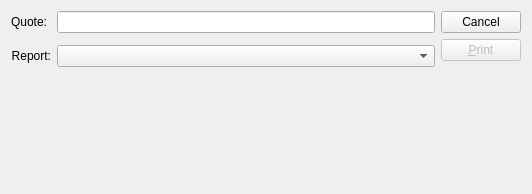
<?xml version="1.0" encoding="UTF-8"?>
<ui version="4.0">
 <comment>This file is part of the xTuple ERP: PostBooks Edition, a free and
open source Enterprise Resource Planning software suite,
Copyright (c) 1999-2010 by OpenMFG LLC, d/b/a xTuple.
It is licensed to you under the Common Public Attribution License
version 1.0, the full text of which (including xTuple-specific Exhibits)
is available at www.xtuple.com/CPAL.  By using this software, you agree
to be bound by its terms.</comment>
 <class>printQuote</class>
 <widget class="QDialog" name="printQuote">
  <property name="geometry">
   <rect>
    <x>0</x>
    <y>0</y>
    <width>532</width>
    <height>194</height>
   </rect>
  </property>
  <property name="windowTitle">
   <string>Print Quote</string>
  </property>
  <layout class="QGridLayout" name="_2">
   <item row="0" column="0">
    <layout class="QFormLayout" name="formLayout">
     <item row="2" column="0">
      <widget class="XLabel" name="_numberLit">
       <property name="text">
        <string>Quote:</string>
       </property>
       <property name="alignment">
        <set>Qt::AlignRight|Qt::AlignTrailing|Qt::AlignVCenter</set>
       </property>
       <property name="buddy">
        <cstring>_number</cstring>
       </property>
      </widget>
     </item>
     <item row="5" column="1">
      <widget class="XComboBox" name="_report">
       <property name="sizePolicy">
        <sizepolicy hsizetype="Expanding" vsizetype="Fixed">
         <horstretch>0</horstretch>
         <verstretch>0</verstretch>
        </sizepolicy>
       </property>
       <property name="type">
        <enum>XComboBox::Reports</enum>
       </property>
      </widget>
     </item>
     <item row="6" column="1">
      <spacer name="Spacer4">
       <property name="orientation">
        <enum>Qt::Vertical</enum>
       </property>
       <property name="sizeType">
        <enum>QSizePolicy::Expanding</enum>
       </property>
       <property name="sizeHint" stdset="0">
        <size>
         <width>20</width>
         <height>20</height>
        </size>
       </property>
      </spacer>
     </item>
     <item row="2" column="1">
      <widget class="XLineEdit" name="_number"/>
     </item>
     <item row="5" column="0">
      <widget class="QLabel" name="_reportLit">
       <property name="text">
        <string>Report:</string>
       </property>
       <property name="alignment">
        <set>Qt::AlignRight|Qt::AlignTrailing|Qt::AlignVCenter</set>
       </property>
       <property name="buddy">
        <cstring>_report</cstring>
       </property>
      </widget>
     </item>
     <item row="3" column="0" colspan="2">
      <widget class="CustCluster" name="_cust">
       <property name="enabled">
        <bool>false</bool>
       </property>
       <property name="type">
        <enum>CLineEdit::AllCustomersAndProspects</enum>
       </property>
      </widget>
     </item>
    </layout>
   </item>
   <item row="0" column="1">
    <layout class="QVBoxLayout" name="verticalLayout">
     <item>
      <widget class="QPushButton" name="_close">
       <property name="text">
        <string>Cancel</string>
       </property>
      </widget>
     </item>
     <item>
      <widget class="QPushButton" name="_print">
       <property name="enabled">
        <bool>false</bool>
       </property>
       <property name="text">
        <string>&amp;Print</string>
       </property>
       <property name="default">
        <bool>true</bool>
       </property>
      </widget>
     </item>
     <item>
      <spacer name="Spacer38">
       <property name="orientation">
        <enum>Qt::Vertical</enum>
       </property>
       <property name="sizeType">
        <enum>QSizePolicy::Expanding</enum>
       </property>
       <property name="sizeHint" stdset="0">
        <size>
         <width>20</width>
         <height>20</height>
        </size>
       </property>
      </spacer>
     </item>
    </layout>
   </item>
  </layout>
 </widget>
 <layoutdefault spacing="6" margin="11"/>
 <pixmapfunction>qPixmapFromMimeSource</pixmapfunction>
 <customwidgets>
  <customwidget>
   <class>CustCluster</class>
   <extends>QWidget</extends>
   <header>custcluster.h</header>
  </customwidget>
  <customwidget>
   <class>XComboBox</class>
   <extends>QComboBox</extends>
   <header>xcombobox.h</header>
  </customwidget>
  <customwidget>
   <class>XLabel</class>
   <extends>QLabel</extends>
   <header>xlabel.h</header>
  </customwidget>
  <customwidget>
   <class>XLineEdit</class>
   <extends>QLineEdit</extends>
   <header>xlineedit.h</header>
  </customwidget>
 </customwidgets>
 <tabstops>
  <tabstop>_number</tabstop>
  <tabstop>_report</tabstop>
  <tabstop>_print</tabstop>
  <tabstop>_close</tabstop>
 </tabstops>
 <resources/>
 <connections>
  <connection>
   <sender>_close</sender>
   <signal>clicked()</signal>
   <receiver>printQuote</receiver>
   <slot>reject()</slot>
   <hints>
    <hint type="sourcelabel">
     <x>487</x>
     <y>29</y>
    </hint>
    <hint type="destinationlabel">
     <x>487</x>
     <y>96</y>
    </hint>
   </hints>
  </connection>
 </connections>
</ui>
